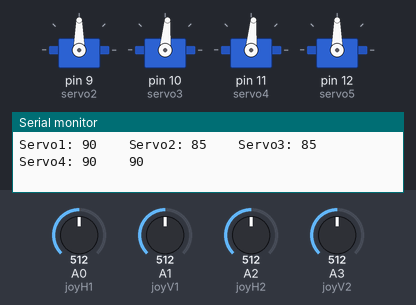
Simulated run of this sketch. Board: Arduino Uno, built with avr-gcc and run on an emulated ATmega328P. On the bench: 4 × servo, the last lines printed to the serial monitor. Inputs (shaded band) come from the test bench; at power-on: A0 (joyH1) = 512, A2 (joyH2) = 512, A1 (joyV1) = 512, A3 (joyV2) = 512.

Above: at 1.3 s.
1.4 s: A0 (joyH1) set to 470
At 1.62 s:
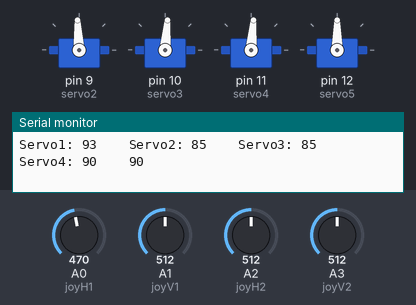
4.4 s: A0 (joyH1) set to 460
At 4.76 s:
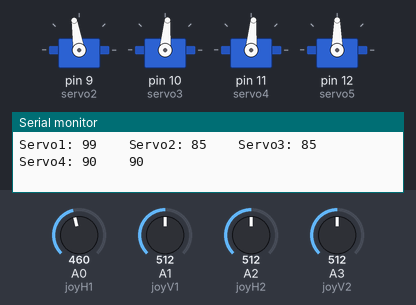
6.4 s: A2 (joyH2) set to 478
At 6.58 s:
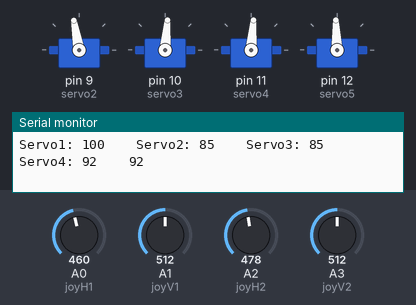
9.4 s: A2 (joyH2) set to 460
At 9.75 s:
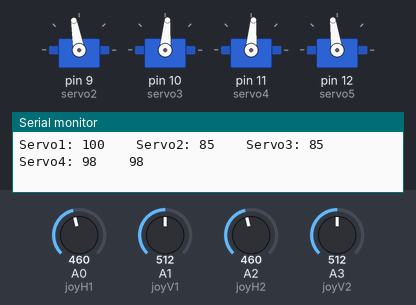
11.5 s: A1 (joyV1) set to 992
At 12.8 s:
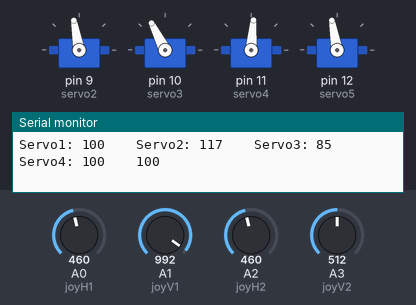
14.5 s: A3 (joyV2) set to 992
At 15.5 s:
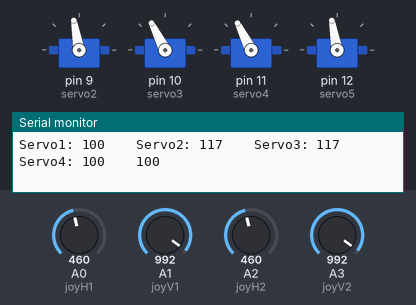
Timing chart, 0 to 17.5 s (numbered marks = the images above; inputs shaded):
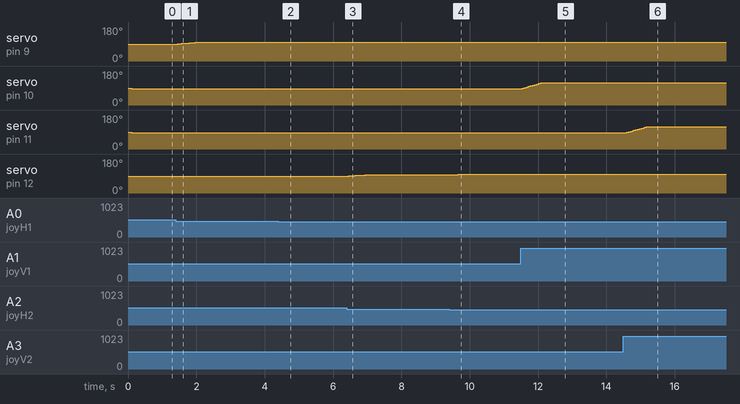

The sketch:

brazo_pll.ino
```cpp
#include <Servo.h>
const int servo2 = 9;
const int servo3 = 10;
const int servo4 = 11;
const int servo5 = 12;


const int joyH1 = A0;
const int joyV1 = A1;
const int joyH2 = A2;
const int joyV2 = A3;
int posX = 90;

int servoVal;
int indice = 0;
const int cantidadPruebas = 10;

int joyH1List[cantidadPruebas] = {0, 0, 0, 0, 0, 0, 0, 0, 0, 0};
int joyV1List[cantidadPruebas] = {0, 0, 0, 0, 0, 0, 0, 0, 0, 0};
int joyH2List[cantidadPruebas] = {0, 0, 0, 0, 0, 0, 0, 0, 0, 0};
int joyV2List[cantidadPruebas] = {0, 0, 0, 0, 0, 0, 0, 0, 0, 0};

Servo myservo2;
Servo myservo3;
Servo myservo4;
Servo myservo5;


void setup() {
  myservo2.attach(servo2);
  myservo3.attach(servo3);
  myservo4.attach(servo4);
  myservo5.attach(servo5);

  Serial.begin(9600);
  myservo2.write(posX);
  initArray();

}

void loop() {

  /*servoVal = analogRead(joyH1);
    servoVal = map(servoVal,0,1023,180,0);
    myservo2.write(servoVal);

    servoVal = analogRead(joyV1);
    servoVal = map(servoVal,0,1023,50,120);
    myservo3.write(servoVal);

    servoVal2 = analogRead(joyH2);
    servoVal2 = map(servoVal2,0,1023,180,0);
    myservo5.write(servoVal2);

    servoVal2 = analogRead(joyV2);
    servoVal2 = map(servoVal2,0,1023,50,120);
    myservo4.write(servoVal2);*/

  updateArray();
  updateServos();
  delay(5);
  Serial.println(servoVal);

}


void initArray() {
  for (int i = 0; i < cantidadPruebas; i++) {
    joyH1List[i] = analogRead(joyH1);
    joyV1List[i] = analogRead(joyV1);
    joyH2List[i] = analogRead(joyH2);
    joyV2List[i] = analogRead(joyV2);
    delay(10);
  }
}

void updateArray() {
  joyH1List[indice] = analogRead(joyH1);
  joyV1List[indice] = analogRead(joyV1);
  joyH2List[indice] = analogRead(joyH2);
  joyV2List[indice] = analogRead(joyV2);
  indice++;
  if (indice == cantidadPruebas) indice = 0;
}


int promedio(int lista[]) {
  int resultado = 0;
  for (int i = 0; i < cantidadPruebas; i++) {
    resultado = resultado + lista[i];
  }
  resultado = resultado / cantidadPruebas;
  return resultado;
}

void updateServos() {
  servoVal = map(promedio(joyH1List), 0, 1023, 180, 0);
  Serial.print("Servo1: ");
  Serial.print(servoVal);
  Serial.print("\t  ");
  myservo2.write(servoVal);

  servoVal = map(promedio(joyV1List), 0, 1023, 50, 120);
  Serial.print("Servo2: ");
  Serial.print(servoVal);
  Serial.print("\t  ");
  myservo3.write(servoVal);

  servoVal = map(promedio(joyV2List), 0, 1023, 50, 120);
  Serial.print("Servo3: ");
  Serial.print(servoVal);
  Serial.print("\t  ");
  myservo4.write(servoVal);

  servoVal = map(promedio(joyH2List), 0, 1023, 180, 0);
  Serial.print("Servo4: ");
  Serial.print(servoVal);
  Serial.print("\t  ");
  myservo5.write(servoVal);
}
```

Measured:
- after the input at 1.4 s, servo on pin 9 (servo2): 90° → 93° after 0.05 s, → 96° 0.23 s later, → 98° 0.23 s later
- after the input at 4.4 s, servo on pin 9 (servo2): 98° → 99° after 0.19 s, → 100° 0.35 s later
- after the input at 6.4 s, servo on pin 12 (servo5): 90° → 92° after 0.07 s, → 93° 0.18 s later, → 95° 0.12 s later, → 96° 0.18 s later
- after the input at 9.4 s, servo on pin 12 (servo5): 96° → 97° after 0.09 s, → 98° 0.18 s later, → 99° 0.18 s later, → 100° 0.18 s later
- after the input at 11.5 s, servo on pin 10 (servo3): moves from 85° to 117° over 0.56 s, starting at once
- after the input at 14.5 s, servo on pin 11 (servo4): moves from 85° to 117° over 0.57 s, starting after 0.10 s
